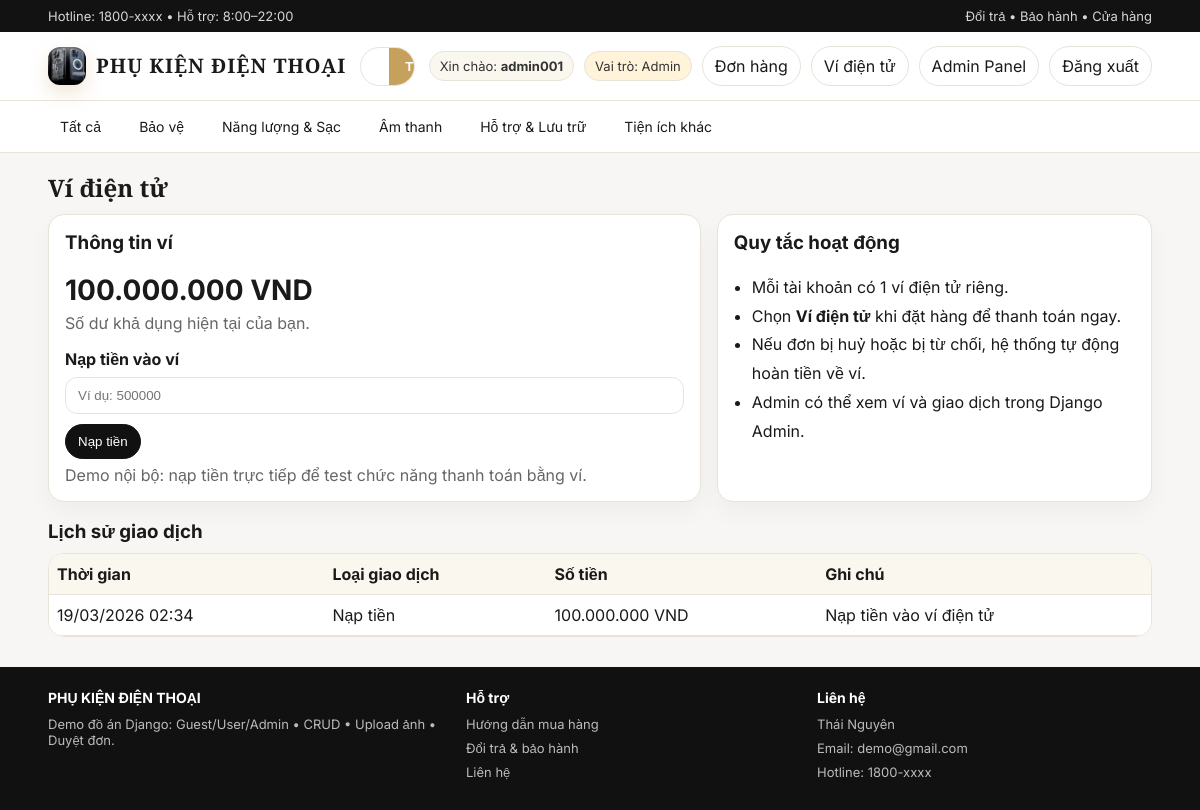
/vi-dien-tu/ (signed in), run on the app's committed database.
### shop/models.py (models this page shows, shortened)
class Wallet(models.Model):
    user = models.OneToOneField(User, on_delete=models.CASCADE, related_name="wallet")
    balance = models.IntegerField(default=0)
    updated_at = models.DateTimeField(auto_now=True)

class WalletTransaction(models.Model):
    TRANSACTION_TYPES = [
        ("deposit", "Nạp tiền"),
        ("payment", "Thanh toán đơn hàng"),
        ("refund", "Hoàn tiền"),
    ]
    wallet = models.ForeignKey(Wallet, on_delete=models.CASCADE, related_name="transactions")
    amount = models.IntegerField()
    transaction_type = models.CharField(max_length=20, choices=TRANSACTION_TYPES)
    order = models.ForeignKey("DonHang", on_delete=models.SET_NULL, null=True, blank=True, related_name="wallet_transactions")
    note = models.CharField(max_length=255, blank=True, default="")
    created_at = models.DateTimeField(auto_now_add=True)

### shop/views.py (the view)
# urls.py: path("vi-dien-tu/", views.wallet_view, name="wallet"),
@login_required
def wallet_view(request):
    wallet = get_or_create_wallet(request.user)
    transactions = WalletTransaction.objects.filter(wallet=wallet).select_related("order").order_by("-created_at", "-id")
    return render(request, "wallet.html", {"wallet": wallet, "transactions": transactions})

### shop/services.py (called while the page is built)
def get_or_create_wallet(user: User) -> Wallet:
    wallet, _ = Wallet.objects.get_or_create(user=user)
    return wallet

### shop/templatetags/tien.py (called while the page is built)
@register.filter
def vnd(x):
    try:
        x = int(x)
        return f"{x:,}".replace(",", ".")
    except Exception:
        return x

### templates/wallet.html (shortened to what this page needs)
{% extends "base.html" %}
{% load tien %}
{% block content %}
<h2 style="font-family:'Cormorant Garamond',serif;margin:18px 0 10px;">Ví điện tử</h2>
<div class="split-2">
  <div class="card" style="padding:16px;">
    <h3 style="margin-top:0;">Thông tin ví</h3>
    <div style="font-size:28px;font-weight:700;margin:8px 0 6px;">{{ wallet.balance|vnd }} VND</div>
    <div class="muted">Số dư khả dụng hiện tại của bạn.</div>
    <form method="post" action="{% url 'wallet_deposit' %}" style="margin-top:16px;">
      <label for="amount"><b>Nạp tiền vào ví</b></label>
      <div style="display:flex;gap:10px;flex-wrap:wrap;margin-top:8px;">
        <input class="input" id="amount" name="amount" type="number" min="1000" step="1000" placeholder="Ví dụ: 500000">
        <button class="btn primary" type="submit">Nạp tiền</button>
      </div>
      <div class="muted" style="margin-top:6px;">Demo nội bộ: nạp tiền trực tiếp để test chức năng thanh toán bằng ví.</div>
    </form>
  </div>
  <div class="card" style="padding:16px;">
    <h3 style="margin-top:0;">Quy tắc hoạt động</h3>
    <ul style="margin:0;padding-left:18px;line-height:1.8;">
      <li>Mỗi tài khoản có 1 ví điện tử riêng.</li>
      <li>Chọn <b>Ví điện tử</b> khi đặt hàng để thanh toán ngay.</li>
      <li>Nếu đơn bị huỷ hoặc bị từ chối, hệ thống tự động hoàn tiền về ví.</li>
      <li>Admin có thể xem ví và giao dịch trong Django Admin.</li>
    </ul>
  </div>
</div>
<h3 style="margin:18px 0 10px;">Lịch sử giao dịch</h3>
<div class="table-wrap">
  <table class="tbl">
    <tr style="background:#faf7ef;">
      <th>Thời gian</th>
      <th>Loại giao dịch</th>
      <th>Số tiền</th>
      <th>Ghi chú</th>
    </tr>
    {% for t in transactions %}
    <tr>
      <td>{{ t.created_at|date:"d/m/Y H:i" }}</td>
      <td>{{ t.get_transaction_type_display }}</td>
      <td>{{ t.amount|vnd }} VND</td>
      <td>
        {{ t.note|default:"-" }}
      </td>
    </tr>
    {% empty %}
    <tr><td colspan="4" class="muted" style="padding:14px;">Chưa có giao dịch nào.</td></tr>
    {% endfor %}
  </table>
</div>
{% endblock %}

### templates/base.html (shortened to what this page needs)
{% load static %}
<!DOCTYPE html>
<html>
<head>
  <link rel="stylesheet" href="{% static 'style.css' %}">
</head>
<body>
  <div class="topbar">
    <div class="container">
      <div class="row">
        <div class="muted">Hotline: 1800-xxxx • Hỗ trợ: 8:00–22:00</div>
        <div class="muted">Đổi trả • Bảo hành • Cửa hàng</div>
      </div>
    </div>
  </div>
  <div class="header">
    <div class="container">
      <div class="row">
        <a class="brand" href="{% url 'home' %}">
          <img class="logo" src="{% static 'banner.png' %}" alt="Logo">
          <div>
            <div class="title">PHỤ KIỆN ĐIỆN THOẠI</div>
          </div>
        </a>
        <form class="search" method="get" action="{% url 'home' %}">
          <input name="q" placeholder="Tìm kiếm: ốp điện thoại, tai nghe..." value="{{ request.GET.q|default:'' }}">
          <button type="submit">Tìm</button>
        </form>
        <div class="actions">
          {% if user.is_authenticated %}
            <span class="badge">Xin chào: <b>{{ user.username }}</b></span>
            {% if user.is_staff %}
              <span class="badge role-admin">Vai trò: Admin</span>
            {% else %}
              <span class="badge role-user">Vai trò: User</span>
            {% endif %}
            <a class="btn" href="{% url 'ds_don' %}">Đơn hàng</a>
            <a class="btn" href="{% url 'wallet' %}">Ví điện tử</a>
            {% if user.is_staff %}
              <a class="btn" href="{% url 'admin_dashboard' %}">Admin Panel</a>
            {% endif %}
            <a class="btn" href="{% url 'dang_xuat' %}">Đăng xuất</a>
          {% else %}
            <span class="badge role-guest">Vai trò: Guest</span>
            <a class="btn" href="{% url 'dang_ky' %}">Đăng ký</a>
            <a class="btn primary" href="{% url 'dang_nhap' %}">Đăng nhập</a>
          {% endif %}
                  </div>
      </div>
    </div>
  </div>
  <div class="nav">
    <div class="container">
      <div class="row">
        <a href="{% url 'home' %}">Tất cả</a>
        <a href="{% url 'home' %}?q=Bảo vệ">Bảo vệ</a>
        <a href="{% url 'home' %}?q=Năng lượng">Năng lượng & Sạc</a>
        <a href="{% url 'home' %}?q=Âm thanh">Âm thanh</a>
        <a href="{% url 'home' %}?q=Hỗ trợ">Hỗ trợ & Lưu trữ</a>
        <a href="{% url 'home' %}?q=Tiện ích">Tiện ích khác</a>
      </div>
    </div>
  </div>
  <div class="container">
    {% block content %}{% endblock %}
  </div>
  <div class="footer">
    <div class="container">
      <div class="cols">
        <div>
          <h3>PHỤ KIỆN ĐIỆN THOẠI</h3>
          <p>Demo đồ án Django: Guest/User/Admin • CRUD • Upload ảnh • Duyệt đơn.</p>
        </div>
        <div>
          <h3>Hỗ trợ</h3>
          <p>Hướng dẫn mua hàng</p>
          <p>Đổi trả & bảo hành</p>
          <p>Liên hệ</p>
        </div>
        <div>
          <h3>Liên hệ</h3>
          <p>Thái Nguyên</p>
          <p>Email: demo@gmail.com</p>
          <p>Hotline: 1800-xxxx</p>
        </div>
      </div>
    </div>
  </div>
</body>
</html>

### static/style.css (style rules this page uses)
:root { --bg:#f7f6f4;--card:#fff;--text:#1a1a1a;--muted:#666;--line:#e8e3d9;--gold:#c6a15b;--dark:#111;--success-bg:#eefbf2;--success-line:#bfe7cc;--success-text:#10673a;--error-bg:#fff1f1;--error-line:#ffd2d2;--error-text:#8a1f1f;--warning-bg:#fff8e9;--warning-line:#f2d7a0;--warning-text:#8c5b00;--info-bg:#eef5ff;--info-line:#cddfff;--info-text:#2557a7; }
* { box-sizing:border-box; }
body { margin:0;background:var(--bg);color:var(--text);font-family:"Inter",Arial,sans-serif; }
a { color:inherit;text-decoration:none; }
.container { width:min(1120px,92%);margin:0 auto; }
.topbar { background:#121212;color:#eee;font-size:13px; }
.topbar .row { display:flex;justify-content:space-between;gap:12px;padding:8px 0; }
.topbar .muted { color:#d7d7d7; }
.header { background:#fff;border-bottom:1px solid var(--line); }
.header .row { display:flex;align-items:center;justify-content:space-between;gap:14px;padding:14px 0; }
.brand { display:flex;align-items:center;gap:10px; }
.logo { width:38px;height:38px;border-radius:12px;object-fit:cover;box-shadow:0 8px 18px rgba(198,161,91,.25); }
.brand .title { font-family:"Cormorant Garamond",serif;font-weight:700;letter-spacing:1px;font-size:20px;line-height:1.1; }
.search { flex:1;max-width:540px;display:flex;border:1px solid var(--line);border-radius:999px;overflow:hidden;background:#fff; }
.search input { width:100%;border:0;padding:11px 14px;outline:none;background:transparent; }
.search button { border:0;padding:11px 16px;background:var(--gold);color:#fff;cursor:pointer;font-weight:700; }
.actions { display:flex;gap:10px;align-items:center;flex-wrap:wrap; }
.btn { display:inline-block;padding:9px 12px;border:1px solid var(--line);border-radius:999px;background:#fff;transition:all .18s ease;cursor:pointer; }
.btn.primary { background:#111;color:#fff;border-color:#111; }
.badge { display:inline-block;padding:6px 10px;border-radius:999px;background:#faf7ef;border:1px solid var(--line);font-size:13px;color:#333; }
.role-admin { background:#fff3da; }
.nav { background:#fff;border-bottom:1px solid var(--line); }
.nav .row { display:flex;gap:14px;overflow:auto;padding:10px 0; }
.nav a { white-space:nowrap;font-size:14px;padding:7px 12px;border-radius:999px; }
.card { background:var(--card);border:1px solid var(--line);border-radius:16px;overflow:hidden;box-shadow:0 10px 24px rgba(0,0,0,.04); }
.card .row,.row { display:flex;gap:8px;align-items:center; }
.input,input[type="text"],input[type="number"],input[type="password"],input[type="email"],select { width:100%;max-width:100%;padding:10px 12px;border-radius:12px;border:1px solid var(--line);background:#fff; }
.footer { background:#111;color:#ddd;padding:22px 0;margin-top:30px; }
.footer .cols { display:grid;grid-template-columns:1.2fr 1fr 1fr;gap:16px; }
.footer h3 { margin:0 0 10px;color:#fff;font-size:14px; }
.footer p { margin:0 0 8px;color:#bbb;font-size:13px; }
.table-wrap { overflow:auto;background:#fff;border:1px solid var(--line);border-radius:16px; }
.split-2 { display:grid;grid-template-columns:1.2fr .8fr;gap:16px; }
.muted { color:var(--muted); }
.tbl { width:100%;border-collapse:collapse;min-width:720px;background:#fff; }
.tbl th,.tbl td { border-bottom:1px solid var(--line);padding:10px 8px;text-align:left;vertical-align:middle; }

### data on the page
Wallet: balance|vnd "100.000.000"
WalletTransaction: created_at "19/03/2026 02:34", transaction_type "Nạp tiền", amount|vnd "100.000.000", note "Nạp tiền vào ví điện tử"

### other printed values
{{ user.username }} "admin001"
